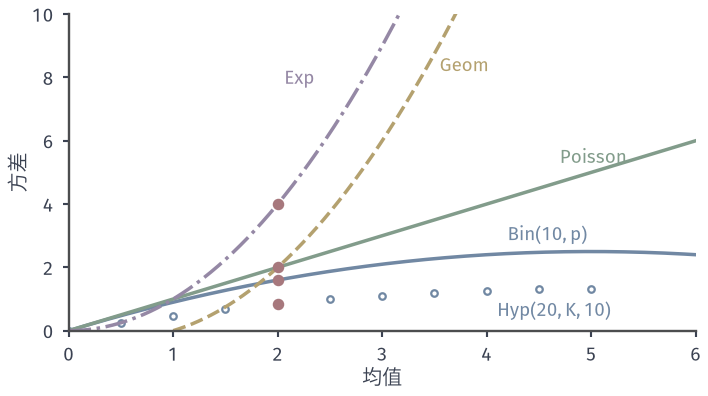

The Python source for this figure:
"""Variance as a function of the mean along several one-parameter families; red points at mean 2."""
from pathlib import Path
import sys
sys.path.insert(0, str(Path(__file__).resolve().parent.parent/"cdist-common"))
from cdist_fig import *

fig, ax = figure(width_mm=100, height_mm=56)
style(ax)
m = np.linspace(0, 6, 601)
ax.plot(m[m <= 6], m[m <= 6]*(1-m[m <= 6]/10), color=BLUE, lw=1.4)                    # Bin(10,p): v=m(1-m/10)
mk = np.arange(0, 11)/2; ax.plot(mk[mk <= 6], (mk*(1-mk/10)*10/19)[mk <= 6], 'o', color=BLUE, ms=2.6, mfc='white', mew=.9)  # Hyp(20,K,10)
ax.plot(m, m, color=GREEN, lw=1.4)                                                     # Poisson: v=m
mg = m[m >= 1]; ax.plot(mg, mg**2-mg, color=YELLOW, lw=1.4, ls='--')                    # Geom: v=m^2-m
ax.plot(m, m**2, color=PURPLE, lw=1.4, ls='-.')                                          # Exp: v=m^2
for vv in (1.6, 0.8421, 2, 4):
    ax.plot([2], [vv], 'o', color=RED, ms=3.6, zorder=6)
lab(ax, 4.2, 2.85, 'Bin$(10,p)$', BLUE); lab(ax, 4.1, .45, 'Hyp$(20,K,10)$', BLUE)
lab(ax, 4.7, 5.3, 'Poisson', GREEN); lab(ax, 3.55, 8.2, 'Geom', YELLOW); lab(ax, 2.35, 7.8, 'Exp', PURPLE, ha='right')
ax.set_xlim(0, 6); ax.set_ylim(0, 10); ax.set_xticks([0, 1, 2, 3, 4, 5, 6]); ax.set_yticks([0, 2, 4, 6, 8, 10])
ax.set_xlabel('均值', labelpad=1); ax.set_ylabel('方差', labelpad=1)
save(fig, here(__file__), 'figure', {'at_mean_2': {'Bin(10,0.2)': 1.6, 'Hyp(20,4,10)': 0.8421, 'Poisson(2)': 2, 'Geom(1/2)': 2, 'Exp(1/2)': 4}})
